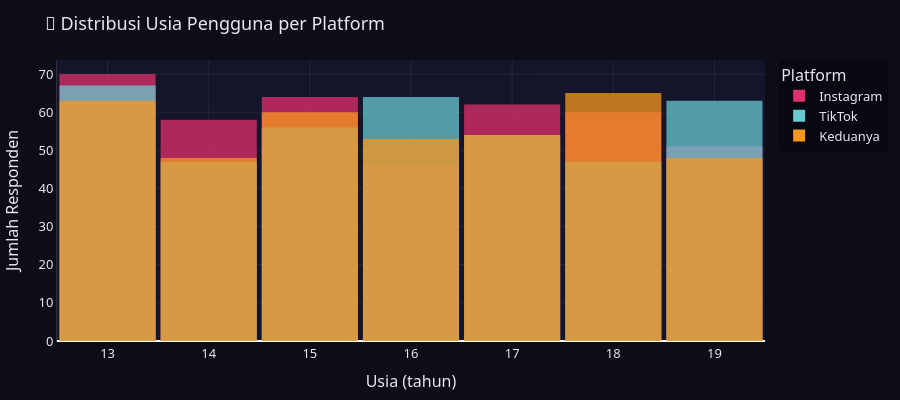

The code cell stored with this chart in its notebook:
### Code cell
fig7.show()

### Figure 1 — Plotly figure (JSON) as saved in the notebook; plotly's stock layout.template omitted (floating-point values rounded to 4 significant figures; data arrays with more than 128 entries replaced by an {"elided": "..."} marker saying what was removed)
{"data": [{"bingroup": "x", "hovertemplate": "Platform=Instagram<br>Usia (tahun)=%{x}<br>count=%{y}<extra></extra>", "legendgroup": "Instagram", "marker": {"color": "#E1306C", "opacity": 0.75, "pattern": {"shape": ""}}, "name": "Instagram", "nbinsx": 7, "orientation": "v", "showlegend": true, "type": "histogram", "x": {"elided": "411 int values"}, "xaxis": "x", "yaxis": "y"}, {"bingroup": "x", "hovertemplate": "Platform=TikTok<br>Usia (tahun)=%{x}<br>count=%{y}<extra></extra>", "legendgroup": "TikTok", "marker": {"color": "#69C9D0", "opacity": 0.75, "pattern": {"shape": ""}}, "name": "TikTok", "nbinsx": 7, "orientation": "v", "showlegend": true, "type": "histogram", "x": {"elided": "398 int values"}, "xaxis": "x", "yaxis": "y"}, {"bingroup": "x", "hovertemplate": "Platform=Keduanya<br>Usia (tahun)=%{x}<br>count=%{y}<extra></extra>", "legendgroup": "Keduanya", "marker": {"color": "#F7971E", "opacity": 0.75, "pattern": {"shape": ""}}, "name": "Keduanya", "nbinsx": 7, "orientation": "v", "showlegend": true, "type": "histogram", "x": {"elided": "391 int values"}, "xaxis": "x", "yaxis": "y"}], "layout": {"bargap": 0.05, "barmode": "overlay", "font": {"color": "#E8E8F0", "family": "'Segoe UI', Arial, sans-serif", "size": 13}, "height": 400, "legend": {"bgcolor": "rgba(0,0,0,0.4)", "bordercolor": "rgba(255,255,255,0.07)", "title": {"text": "Platform"}, "tracegroupgap": 0}, "margin": {"b": 50, "l": 50, "r": 30, "t": 60}, "paper_bgcolor": "#0D0D1A", "plot_bgcolor": "#14142B", "title": {"text": "👥 Distribusi Usia Pengguna per Platform"}, "xaxis": {"anchor": "y", "domain": [0, 1], "gridcolor": "rgba(255,255,255,0.07)", "linecolor": "rgba(255,255,255,0.15)", "showgrid": true, "tickcolor": "rgba(255,255,255,0.3)", "title": {"text": "Usia (tahun)"}}, "yaxis": {"anchor": "x", "domain": [0, 1], "gridcolor": "rgba(255,255,255,0.07)", "linecolor": "rgba(255,255,255,0.15)", "showgrid": true, "tickcolor": "rgba(255,255,255,0.3)", "title": {"text": "Jumlah Responden"}}}}
